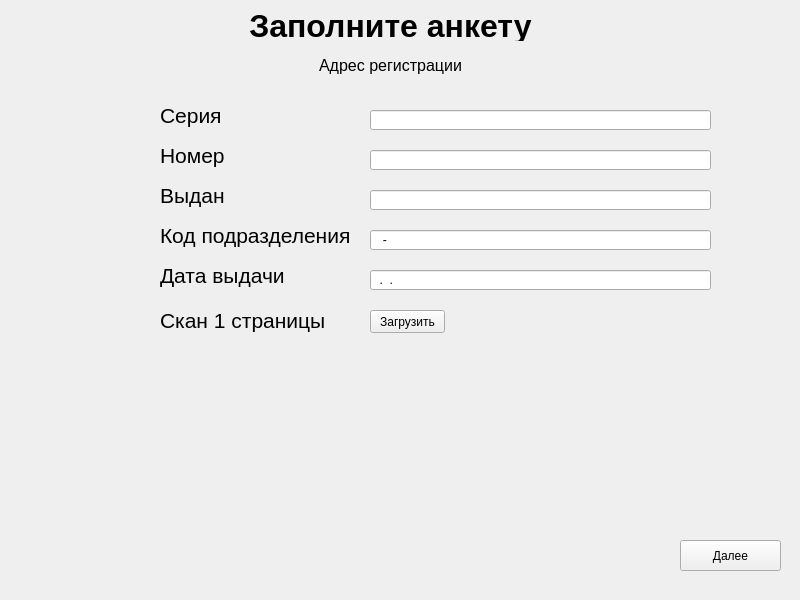
<?xml version="1.0" encoding="UTF-8"?>
<ui version="4.0">
 <class>MainWindow</class>
 <widget class="QMainWindow" name="MainWindow">
  <property name="geometry">
   <rect>
    <x>0</x>
    <y>0</y>
    <width>800</width>
    <height>600</height>
   </rect>
  </property>
  <property name="windowTitle">
   <string>MainWindow</string>
  </property>
  <widget class="QWidget" name="centralwidget">
   <widget class="QLineEdit" name="edit_code">
    <property name="geometry">
     <rect>
      <x>370</x>
      <y>230</y>
      <width>341</width>
      <height>20</height>
     </rect>
    </property>
    <property name="inputMask">
     <string>000-000</string>
    </property>
   </widget>
   <widget class="QPushButton" name="btn_next">
    <property name="geometry">
     <rect>
      <x>680</x>
      <y>540</y>
      <width>101</width>
      <height>31</height>
     </rect>
    </property>
    <property name="text">
     <string>Далее</string>
    </property>
   </widget>
   <widget class="QLabel" name="label_7">
    <property name="geometry">
     <rect>
      <x>160</x>
      <y>260</y>
      <width>191</width>
      <height>31</height>
     </rect>
    </property>
    <property name="font">
     <font>
      <pointsize>16</pointsize>
     </font>
    </property>
    <property name="text">
     <string>Дата выдачи</string>
    </property>
   </widget>
   <widget class="QLineEdit" name="edit_date_vi">
    <property name="geometry">
     <rect>
      <x>370</x>
      <y>270</y>
      <width>341</width>
      <height>20</height>
     </rect>
    </property>
    <property name="inputMask">
     <string>00.00.0000</string>
    </property>
   </widget>
   <widget class="QLabel" name="label_4">
    <property name="geometry">
     <rect>
      <x>160</x>
      <y>180</y>
      <width>101</width>
      <height>31</height>
     </rect>
    </property>
    <property name="font">
     <font>
      <pointsize>16</pointsize>
     </font>
    </property>
    <property name="text">
     <string>Выдан</string>
    </property>
   </widget>
   <widget class="QLabel" name="label_8">
    <property name="geometry">
     <rect>
      <x>160</x>
      <y>300</y>
      <width>221</width>
      <height>41</height>
     </rect>
    </property>
    <property name="font">
     <font>
      <pointsize>16</pointsize>
     </font>
    </property>
    <property name="text">
     <string>Скан 1 страницы</string>
    </property>
   </widget>
   <widget class="QLineEdit" name="edit_vidan">
    <property name="geometry">
     <rect>
      <x>370</x>
      <y>190</y>
      <width>341</width>
      <height>20</height>
     </rect>
    </property>
   </widget>
   <widget class="QLineEdit" name="edit_number">
    <property name="geometry">
     <rect>
      <x>370</x>
      <y>150</y>
      <width>341</width>
      <height>20</height>
     </rect>
    </property>
    <property name="inputMask">
     <string>000000</string>
    </property>
    <property name="maxLength">
     <number>6</number>
    </property>
   </widget>
   <widget class="QLabel" name="label_5">
    <property name="geometry">
     <rect>
      <x>160</x>
      <y>100</y>
      <width>101</width>
      <height>31</height>
     </rect>
    </property>
    <property name="font">
     <font>
      <pointsize>16</pointsize>
     </font>
    </property>
    <property name="text">
     <string>Серия</string>
    </property>
   </widget>
   <widget class="QLineEdit" name="edit_serial">
    <property name="geometry">
     <rect>
      <x>370</x>
      <y>110</y>
      <width>341</width>
      <height>20</height>
     </rect>
    </property>
    <property name="inputMask">
     <string>00 00</string>
    </property>
    <property name="maxLength">
     <number>5</number>
    </property>
   </widget>
   <widget class="QLabel" name="label">
    <property name="geometry">
     <rect>
      <x>160</x>
      <y>10</y>
      <width>461</width>
      <height>31</height>
     </rect>
    </property>
    <property name="font">
     <font>
      <pointsize>24</pointsize>
      <weight>75</weight>
      <bold>true</bold>
     </font>
    </property>
    <property name="text">
     <string>Заполните анкету</string>
    </property>
    <property name="alignment">
     <set>Qt::AlignCenter</set>
    </property>
   </widget>
   <widget class="QLabel" name="label_6">
    <property name="geometry">
     <rect>
      <x>160</x>
      <y>220</y>
      <width>191</width>
      <height>31</height>
     </rect>
    </property>
    <property name="font">
     <font>
      <pointsize>16</pointsize>
     </font>
    </property>
    <property name="text">
     <string>Код подразделения</string>
    </property>
   </widget>
   <widget class="QPushButton" name="btn_load_photo">
    <property name="geometry">
     <rect>
      <x>370</x>
      <y>310</y>
      <width>75</width>
      <height>23</height>
     </rect>
    </property>
    <property name="text">
     <string>Загрузить</string>
    </property>
   </widget>
   <widget class="QLabel" name="label_2">
    <property name="geometry">
     <rect>
      <x>160</x>
      <y>50</y>
      <width>461</width>
      <height>31</height>
     </rect>
    </property>
    <property name="font">
     <font>
      <pointsize>12</pointsize>
     </font>
    </property>
    <property name="text">
     <string>Адрес регистрации</string>
    </property>
    <property name="alignment">
     <set>Qt::AlignCenter</set>
    </property>
   </widget>
   <widget class="QLabel" name="label_3">
    <property name="geometry">
     <rect>
      <x>160</x>
      <y>140</y>
      <width>101</width>
      <height>31</height>
     </rect>
    </property>
    <property name="font">
     <font>
      <pointsize>16</pointsize>
     </font>
    </property>
    <property name="text">
     <string>Номер</string>
    </property>
   </widget>
  </widget>
 </widget>
 <resources/>
 <connections/>
</ui>
